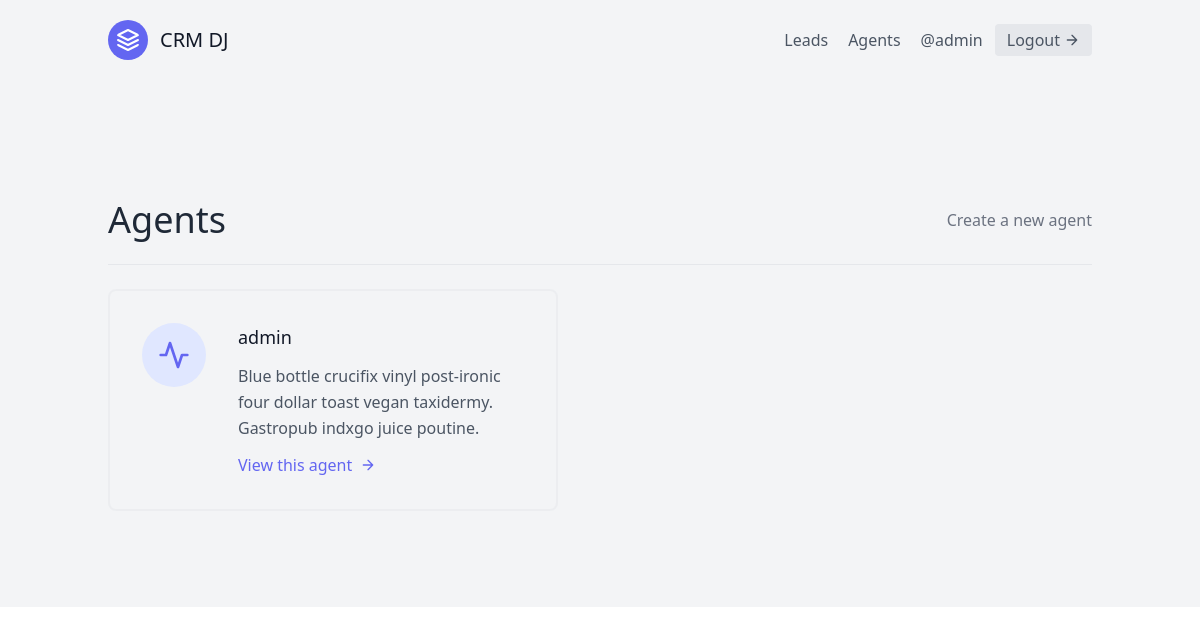
/agents/ (signed in), run on an earlier commit of the app's database.
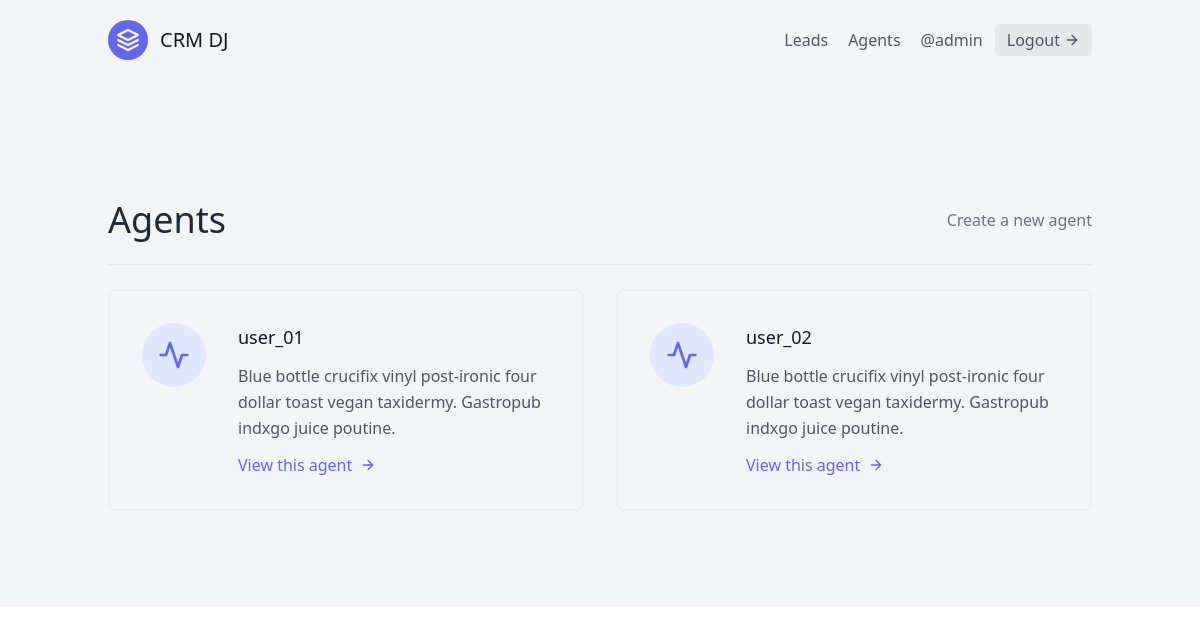
And on a later commit of the database.
### leads/models.py (models this page shows, shortened)
class Agent(models.Model):
    user = models.ForeignKey(User, on_delete=models.CASCADE)
    organisation = models.ForeignKey(UserProfile, on_delete=models.CASCADE)

class User(AbstractUser):
    pass

### agents/views.py (the view)
# urls.py: path('', AgentListView.as_view(), name='agent-list'),
class AgentListView(LoginRequiredMixin, generic.ListView):
    template_name = "agents/agent_list.html"
    context_object_name="agents"
    def get_queryset(self):
        return Agent.objects.all()

### agents/templates/agents/agent_list.html (shortened to what this page needs)
{% extends 'base.html' %}
{% block content %}
<section class="text-gray-600 body-font">
    <div class="container px-5 py-24 mx-auto flex flex-wrap">
        <div class="w-full mb-6 py-6 flex justify-between items-center border-b border-gray-200">
            <div>
                <h1 class="text-4xl text-gray-800">Agents</h1>
            </div>
            <div>
                <a class="text-gray-500 hover:text-blue-500" href="{% url 'agents:agent-create' %}">Create a new agent</a>
            </div>
        </div>
        <div class="flex flex-wrap -m-4">
            {% for agent in agents %}
                <div class="p-4 lg:w-1/2 md:w-full">
                    <div class="flex border-2 rounded-lg border-gray-200 border-opacity-50 p-8 sm:flex-row flex-col">
                        <div
                            class="w-16 h-16 sm:mr-8 sm:mb-0 mb-4 inline-flex items-center justify-center rounded-full bg-indigo-100 text-indigo-500 flex-shrink-0">
                            <svg fill="none" stroke="currentColor" stroke-linecap="round" stroke-linejoin="round"
                                stroke-width="2" class="w-8 h-8" viewBox="0 0 24 24">
                                <path d="M22 12h-4l-3 9L9 3l-3 9H2"></path>
                            </svg>
                        </div>
                        <div class="flex-grow">
                            <h2 class="text-gray-900 text-lg title-font font-medium mb-3">
                                {{agent.user.username}}
                            </h2>
                            <p class="leading-relaxed text-base">
                                Blue bottle crucifix vinyl post-ironic four dollar toast
                                vegan taxidermy. Gastropub indxgo juice poutine.
                            </p>
                            <a href="{% url 'agents:agent-detail' agent.pk %}" class="mt-3 text-indigo-500 inline-flex items-center">
                                View this agent
                                <svg fill="none" stroke="currentColor" stroke-linecap="round" stroke-linejoin="round"
                                    stroke-width="2" class="w-4 h-4 ml-2" viewBox="0 0 24 24">
                                    <path d="M5 12h14M12 5l7 7-7 7"></path>
                                </svg>
                            </a>
                        </div>
                    </div>
                </div>
            {% endfor %}
        </div>
    </div>
</section>
{% endblock content %}

What changed in the data, as far as the page shows it:
removed Agent: user.username "admin"
added Agent: user.username "user_01"
added Agent: user.username "user_02"
